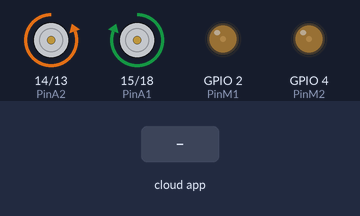
This sketch was run on a simulated ESP32. Shown: motor-driver pin pairs drawn as motors (green arrow = first pin HIGH = forward, orange = second pin HIGH = backward, longer = more drive), output pins drawn as LEDs (lit = HIGH). The inputs (shaded band) are chosen by the test bench. The ROS host is connected and sends only what is stated.

Above: at 1.2 s.
1.3 s: the phone or cloud app sets cmd_pwm to -100
At 1.9 s:
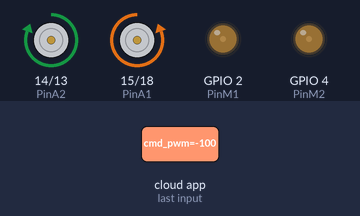
2.8 s: the phone or cloud app sets cmd_pwm to 0
At 4.2 s:
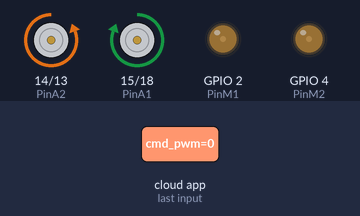
Timing chart, 0 to 5.8 s (numbered marks = the images above; inputs shaded):
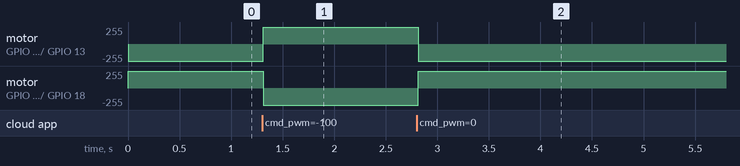

The sketch:

motor.ino
```cpp
//Import Basic Libraries
#include <ros.h>
#include <std_msgs/Float32.h>

//Declare ROS node
ros::NodeHandle nh;

//Declare variables and GPIO
const int PinM1 = 2;
const int PinM2 = 4;

const int PinA1 = 15;
const int PinB1 = 18;
const int PinA2 = 14;
const int PinB2 = 13;

const int Channel = 0;
const int freq = 980;
const int resolution = 8;

float pwm = 0.0;
bool reverse = false;
int counter = 0;

//Callback function for the subscription
void callback(const std_msgs::Float32& msg){
  pwm = msg.data * 100;
  // Get pwm magnitude and direction
  if (pwm < 0){
    reverse = true;
    pwm *= (-1);
  }
  else{
    reverse = false;
  }
}

//Publisher & Subscribers
ros::Subscriber<std_msgs::Float32> sub("cmd_pwm", &callback);

void setup()
{
  Serial.begin(115200);

  pinMode(PinA1, OUTPUT);
  pinMode(PinB1, OUTPUT);
  pinMode(PinA2, OUTPUT);
  pinMode(PinB2, OUTPUT);

  //Initialize the pwm
  ledcSetup(Channel, freq, resolution);
  ledcAttachPin(PinM1, Channel);
  ledcAttachPin(PinM2, Channel);

  //Manage ROS node
  nh.initNode();
  nh.subscribe(sub);
}

void loop()
{
  //Call functions
  pwm_duty_cycle();
  directions();

  nh.spinOnce();
  delay(10);
}

void pwm_duty_cycle()
{
  //Map the received pwm
  pwm = 0.15*100;
  int dutyCycle = map(pwm, 0.0, 100.0, 0, 255);
  ledcWrite(Channel, dutyCycle);
}

void directions()
{
  //Control the direction for the encoders
  if (reverse){
    //cw
    digitalWrite(PinA1, LOW);
    digitalWrite(PinB1, HIGH);

    //ccw
    digitalWrite(PinA2, HIGH);
    digitalWrite(PinB2, LOW);
  }
  else{
    //ccw
    digitalWrite(PinA1, HIGH);
    digitalWrite(PinB1, LOW);

    //cw
    digitalWrite(PinA2, LOW);
    digitalWrite(PinB2, HIGH);
  }
}
```

Measured:
- after the input at 1.3 s, motor on GPIO 14 (PinA2) / GPIO 13 (PinB2): backward 255/255 → forward 255/255 at once; motor on GPIO 15 (PinA1) / GPIO 18 (PinB1): forward 255/255 → backward 255/255 at once
- after the input at 2.8 s, motor on GPIO 14 (PinA2) / GPIO 13 (PinB2): forward 255/255 → backward 255/255 at once; motor on GPIO 15 (PinA1) / GPIO 18 (PinB1): backward 255/255 → forward 255/255 at once
